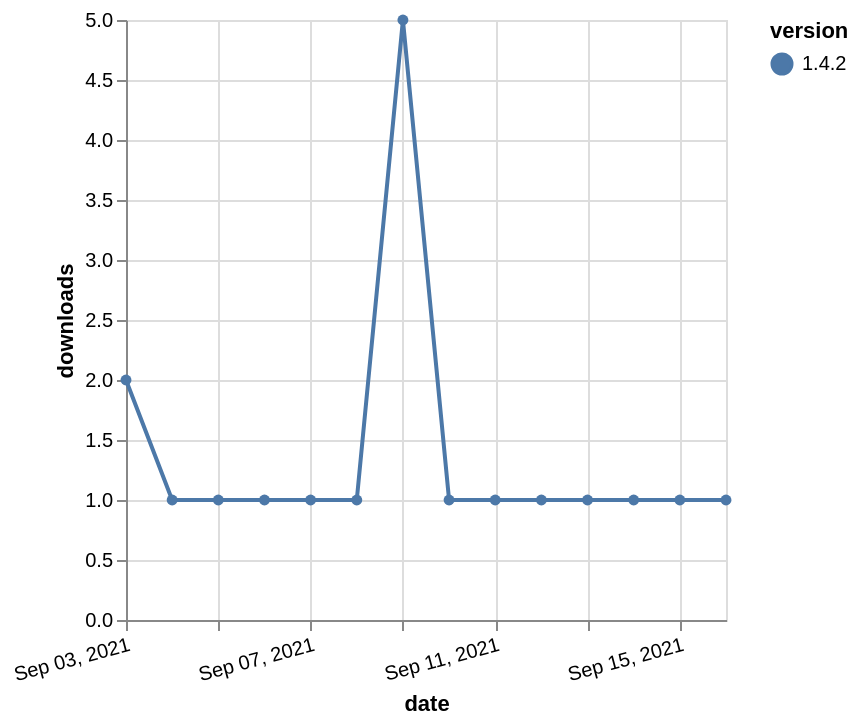

Express this chart as Vega-Lite.
### Vega-Lite specification from a JSON file in a GitHub repository (floating-point values rounded to 4 significant figures)
{"$schema": "https://vega.github.io/schema/vega-lite/v5.json", "description": "A simple bar chart with embedded data.", "data": {"values": [{"date": "2021-09-03", "total": 225, "delta": 2, "version": "1.4.2"}, {"date": "2021-09-04", "total": 226, "delta": 1, "version": "1.4.2"}, {"date": "2021-09-05", "total": 227, "delta": 1, "version": "1.4.2"}, {"date": "2021-09-06", "total": 228, "delta": 1, "version": "1.4.2"}, {"date": "2021-09-07", "total": 229, "delta": 1, "version": "1.4.2"}, {"date": "2021-09-08", "total": 230, "delta": 1, "version": "1.4.2"}, {"date": "2021-09-09", "total": 235, "delta": 5, "version": "1.4.2"}, {"date": "2021-09-10", "total": 236, "delta": 1, "version": "1.4.2"}, {"date": "2021-09-11", "total": 237, "delta": 1, "version": "1.4.2"}, {"date": "2021-09-12", "total": 238, "delta": 1, "version": "1.4.2"}, {"date": "2021-09-13", "total": 239, "delta": 1, "version": "1.4.2"}, {"date": "2021-09-14", "total": 240, "delta": 1, "version": "1.4.2"}, {"date": "2021-09-15", "total": 241, "delta": 1, "version": "1.4.2"}, {"date": "2021-09-16", "total": 242, "delta": 1, "version": "1.4.2"}]}, "width": "container", "mark": {"type": "line", "point": {"filled": true}}, "encoding": {"x": {"field": "date", "type": "temporal", "timeUnit": "yearmonthdate", "title": "date", "axis": {"labelAngle": -15}}, "y": {"field": "delta", "type": "quantitative", "title": "downloads"}, "color": {"field": "version", "type": "nominal"}, "tooltip": {"field": "delta"}}}
